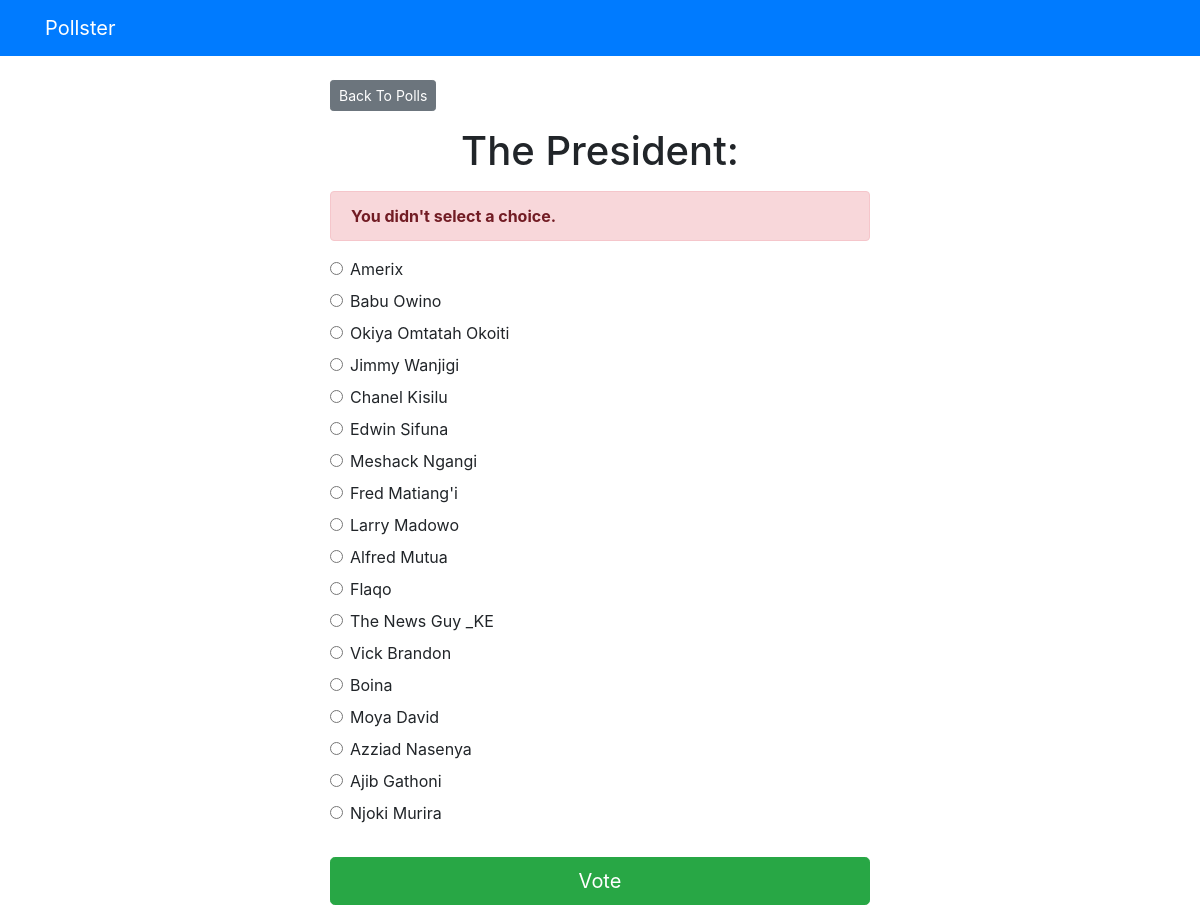
/polls/3/vote/, run on the app's committed database.
### polls/models.py (models this page shows, shortened)
class Question(models.Model):
    question_text = models.CharField(max_length=200)
    pub_date = models.DateTimeField('date published')

class Choice(models.Model):
    question = models.ForeignKey(Question, on_delete=models.CASCADE)
    choice_text = models.CharField(max_length=200)
    votes = models.IntegerField(default=0)

### polls/views.py (the view)
# urls.py: path('<int:question_id>/vote/', views.vote, name='vote'),
def vote(request, question_id):
    question = get_object_or_404(Question, pk=question_id)
    try:
        selected_choice = question.choice_set.get(pk=request.POST['choice'])
    except (KeyError, Choice.DoesNotExist):
        return render(request, 'polls/detail.html', {
            'question': question,
            'error_message': "You didn't select a choice.",
        })
    else:
        selected_choice.votes += 1
        selected_choice.save()
        return HttpResponseRedirect(reverse('polls:results', args=(question.id,)))

### templates/polls/detail.html (shortened to what this page needs)
{% extends 'base.html' %}
{% block content %}
<a class="btn btn-secondary btn-sm mb-3" href="{% url 'polls:index' %}">Back To Polls</a>
<h1 class="text-center mb-3">{{ question.question_text }}</h1>
{% if error_message %}
<p class="alert alert-danger">
	<strong>{{ error_message }}</strong>
</p>
{% endif %}
<form action="{% url 'polls:vote' question.id %}" method="post">
	{% for choice in question.choice_set.all %}
		<div class="form-check">
			<input
				type="radio"
				name="choice"
				class="form-check-input"
				id="choice{{ forloop.counter }}"
				value="{{ choice.id }}"
			/>
			<label for="choice{{ forloop.counter }}">{{ choice.choice_text }}</label
			>
		</div>
	{% endfor %}
	<input type="submit" value="Vote" class="btn btn-success btn-lg btn-block mt-4" />
</form>
{% endblock %}

### data on the page
Question: question_text "The President:"
Choice: choice_text "Amerix"
Choice: choice_text "Babu Owino"
Choice: choice_text "Okiya Omtatah Okoiti"
Choice: choice_text "Jimmy Wanjigi"
Choice: choice_text "Chanel Kisilu"
Choice: choice_text "Edwin Sifuna"
Choice: choice_text "Meshack Ngangi"
Choice: choice_text "Fred Matiang'i"
Choice: choice_text "Larry Madowo"
Choice: choice_text "Alfred Mutua"
Choice: choice_text "Flaqo"
Choice: choice_text "The News Guy _KE"
Choice: choice_text "Vick Brandon"
Choice: choice_text "Boina"
Choice: choice_text "Moya David"
Choice: choice_text "Azziad Nasenya"
Choice: choice_text "Ajib Gathoni"
Choice: choice_text "Njoki Murira"

### other printed values
{{ error_message }} "You didn't select a choice."
